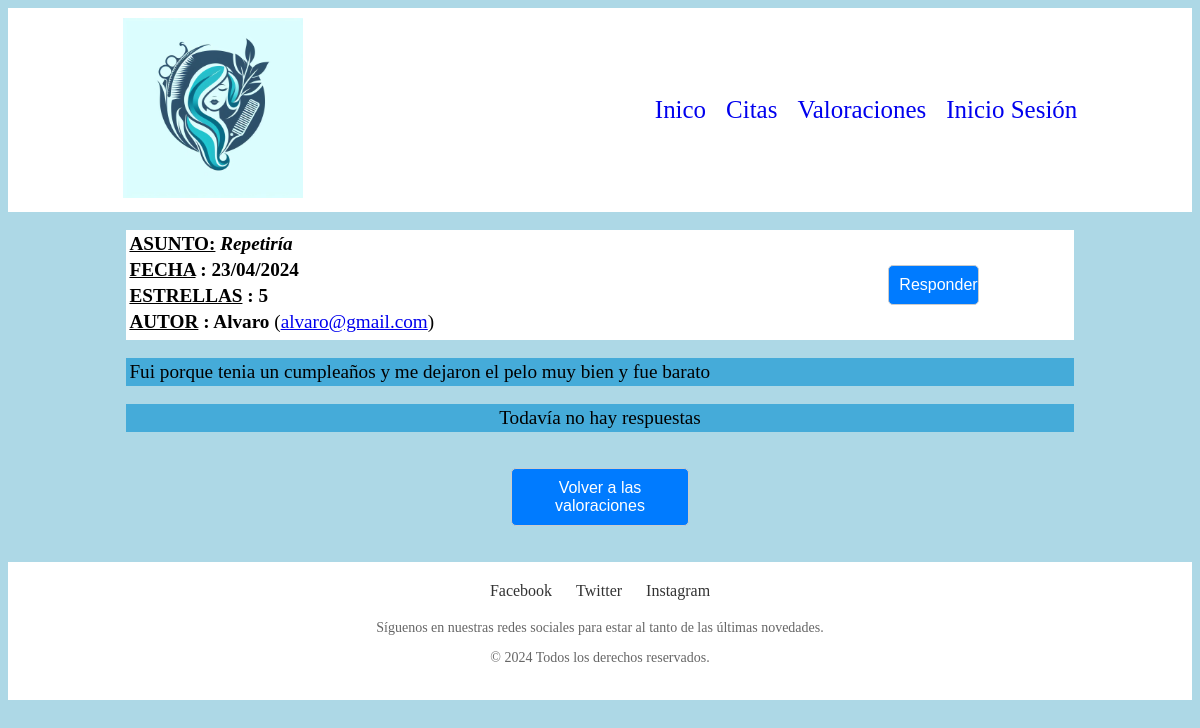
The app's page /contenido.php?num_valoracion=47 (signed in) with its own data.
### tables this page shows
CREATE TABLE valoraciones (
  num_valoracion int(10) unsigned NOT NULL auto_increment,
  fecha date NOT NULL DEFAULT '1970-01-01' ,
  asunto varchar(50) NOT NULL DEFAULT '' ,
  contenido text NOT NULL DEFAULT '' ,
  num_usuario int(10) unsigned NOT NULL DEFAULT '0' ,
  estrellas int(6) unsigned NOT NULL DEFAULT '0',
  num_valoracion_origen int(10) DEFAULT '-1' ,
  num_respuestas int(6) unsigned DEFAULT '0' ,
  PRIMARY KEY (num_valoracion),
  UNIQUE num_valoracion (num_valoracion),
  CONSTRAINT fk_num_usuario FOREIGN KEY (num_usuario) REFERENCES usuarios(num_usuario)
);

CREATE TABLE usuarios (
  num_usuario int(10) unsigned NOT NULL auto_increment,
  nombre varchar(30) NOT NULL DEFAULT '' ,
  login varchar(20) NOT NULL DEFAULT '' ,
  password varchar(255) NOT NULL DEFAULT '' ,
  email varchar(30) NOT NULL DEFAULT '' ,
  PRIMARY KEY (num_usuario),
  UNIQUE num_usuario (num_usuario,nombre,login,password)
);

### contenido.php (the view, shortened to what this page needs)
<!DOCTYPE html>
<html lang="en">
<head>
</head>
<body>
<?php
    require("funciones.php");
    $consulta="SELECT num_valoracion, fecha, asunto, contenido, nombre, estrellas, email FROM valoraciones M, usuarios U
    WHERE M.num_usuario=U.num_usuario AND num_valoracion=".$_REQUEST["num_valoracion"];
    $resultado = ejecuta_SQL($consulta);
    $matriz = $resultado->fetchAll();
    list($num_valoracion, $fecha, $asunto, $contenido, $nombre, $estrellas, $email)=$matriz[0];
    $array_fecha=explode ("-",$fecha);
    $fecha_modificada="$array_fecha[2]/$array_fecha[1]/$array_fecha[0]";
    echo "<br><table align='center' border=0 width='80%' bgcolor='white'>
    <tr><td colspan='3'><b><U>ASUNTO:</U> <I>$asunto</b></I><td><td align=left rowspan=5><button id='responderboton'><a id='responder' href='nuevovaloracion.php?&num_valoracion=$num_valoracion'>Responder</a></button></td></tr>
    <tr><td width='80%'><b><U>FECHA</U> : $fecha_modificada</b></td></tr>
    <tr><td width='80%'><b><U>ESTRELLAS</U> : $estrellas</b></td></tr>
    <tr><td colspan='3'><b><U>AUTOR</U> : $nombre</b> (<a href='mailto:$email'>$email</a>)<td></tr>
    <tr><td colspan='3'></td></tr></table><br>";
    echo "<table  bgcolor='#45ABD9' align='center' border=0 width='80%'><tr><td>$contenido</td></tr></table><BR>";
    $consulta="SELECT num_valoracion, fecha, asunto, contenido, nombre, email FROM valoraciones M, usuarios U
    WHERE M.num_usuario=U.num_usuario AND num_valoracion_origen=".$_REQUEST["num_valoracion"]." ORDER BY num_valoracion ASC";
    $resultado = ejecuta_SQL($consulta);
    if ($resultado->rowCount()==0) {
        echo "<table bgcolor='#45ABD9' align='center' border=0 width='80%'><tr><td align='center'>Todavía no hay respuestas</td></tr></table><BR>";
}
    echo "</table><br><center><button><a id='volver' href='valoraciones.php'>Volver a las valoraciones</a></button></center><br><br>";
?>
</body>
</html>

### contenido.php (style rules this page uses)
body { background-color: #ADD8E6; }
button { width: 15%; padding: 10px; border: 1px solid #ccc; border-radius: 5px; background-color: #007bff; cursor:pointer; }
#responderboton { width: 50%; padding: 10px; border: 1px solid #ccc; border-radius: 5px; background-color: #007bff; cursor:pointer; }
#responder { font-size:120%; text-decoration:none; color:#FFFF; }
#volver { color:#FFFF; text-decoration:none; font-size:120%; }
td { font-size:120%; }

### records on screen
valoraciones: asunto "Repetiría", fecha "23/04/2024", estrellas "5", num_usuario.nombre "Alvaro", num_usuario.email "alvaro@gmail.com", contenido "Fui porque tenia un cumpleaños y me dejaron el pelo muy bien y fue barato"
